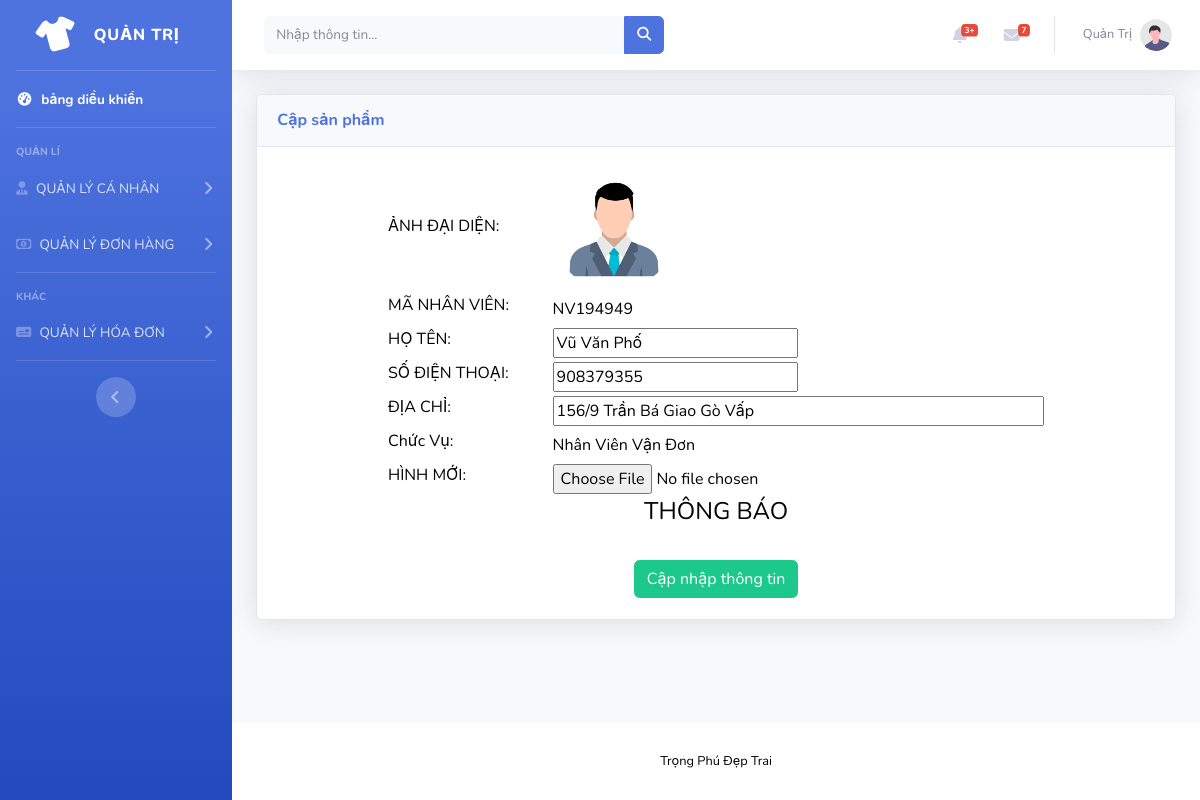
Screenshot of /admin/Update_nhanvien.php (signed in) with the database file from the repository.
### tables this page shows
CREATE TABLE `nhanvienvandon` (
  `MaNV` varchar(255) NOT NULL,
  `TaiKhoan` varchar(255) NOT NULL,
  `HoTen` varchar(255) NOT NULL,
  `SDT` int(10) NOT NULL,
  `DiaChi` varchar(255) NOT NULL,
  `Hinh` varchar(50) NOT NULL
);

CREATE TABLE `phanquyen` (
  `MaQuyen` int(10) NOT NULL,
  `TenQuyen` varchar(50) NOT NULL
);

### admin/class/cls_shop.php (called while the page is built, shortened)
<?php
class SHOP
{
	private function connect()
	{
    $hostname = "localhost";
    $username = "phugacod_phugacod_quanao";
    $password = "/*Phu@143*";
    $dbname = "phugacod_quanao";
		$conn = mysqli_connect($hostname, $username, $password, $dbname);
		if (!$conn) {
			echo "Database connection error" . mysqli_connect_error();
			exit();
		} else {
			mysqli_select_db($conn, $dbname);
			mysqli_set_charset($conn, 'UTF8');
			return $conn;
		}
	}
	public function laycot($sql)
	{
		$link = $this->connect();
		$ketqua = mysqli_query($link, $sql);
		$i = mysqli_num_rows($ketqua);
		$giaitri = '';
		if ($i > 0) {
			while ($row = mysqli_fetch_array($ketqua)) {
				$id = $row[0];
				$giaitri = $id;
			}
		}
		return $giaitri;
	}
}

### admin/Update_nhanvien.php (the view, shortened to what this page needs)
<!DOCTYPE html>
<html lang="en">
    <?php
        include_once('./layout/head.php');
    ?>
    <body id="page-top">
        <div id="wrapper">
            <?php
                include_once('./layout/nav_NV.php')
            ?>
            <div id="content-wrapper" class="d-flex flex-column">
                <div id="content">
                    <?php
                        include_once('./layout/topbar.php')
                    ?>
                    <div class="container-fluid">
                        <div class="card shadow mb-4">
                            <div class="card-header py-3">
                                <h6 class="m-0 font-weight-bold text-primary">Cập sản phẩm</h6>
                            </div>
                            <div class="card-body">
                                <div class="table-responsive d-flex justify-content-center">
                                    <div class=" w-75">
                                        <form action="" method="post" enctype="multipart/form-data" name="form1"
                                            id="form1">
                                            <table class="w-100">
                                                <tbody class="w-100">
                                                    <tr>
                                                        <td class="w-25"><label for="MaNhanVien">ẢNH ĐẠI DIỆN:</label>
                                                        </td>
                                                        <td class="w-75">
                                                            <img src="./img/<?php echo $p->laycot("SELECT Hinh FROM nhanvienvandon WHERE TaiKhoan = '{$_SESSION['TaiKhoan']}'"); ?>"
                                                                alt="Cập nhập ảnh đi" class="rounded-circle w-25">
                                                        </td>
                                                    </tr>
                                                    <tr>
                                                        <td class="w-25"><label for="MaNhanVien">MÃ NHÂN VIÊN:</label>
                                                        </td>
                                                        <td class="w-75">
                                                            <?php echo $p->laycot("SELECT MaNV FROM nhanvienvandon WHERE TaiKhoan = '{$_SESSION['TaiKhoan']}'"); ?>
                                                        </td>
                                                    </tr>
                                                    <tr>
                                                        <td class="w-25"><label for="HoTen">HỌ TÊN:</label>
                                                        </td>
                                                        <td class="w-75">
                                                            <input type="text" name="HoTen" id="HoTen" class="w-50"
                                                                value="<?php echo $p->laycot("SELECT HoTen FROM nhanvienvandon WHERE TaiKhoan = '{$_SESSION['TaiKhoan']}'"); ?>">
                                                        </td>
                                                    </tr>
                                                    <tr>
                                                        <td class="w-25"><label for="SDT">SỐ ĐIỆN THOẠI:</label>
                                                        </td>
                                                        <td class="w-75">
                                                            <input type="text" name="SDT" id="SDT" class="w-50"
                                                                value="<?php echo $p->laycot("SELECT SDT FROM nhanvienvandon WHERE TaiKhoan = '{$_SESSION['TaiKhoan']}'"); ?>">
                                                        </td>
                                                    </tr>
                                                    <tr>
                                                        <td class="w-25"><label for="DiaChi">ĐỊA CHỈ:</label>
                                                        </td>
                                                        <td class="w-75">
                                                            <input type="text" name="DiaChi" id="DiaChi" class="w-100"
                                                                value="<?php echo $p->laycot("SELECT DiaChi FROM nhanvienvandon WHERE TaiKhoan = '{$_SESSION['TaiKhoan']}'"); ?>">
                                                        </td>
                                                    </tr>
                                                    <tr>
                                                        <td class="w-25"><label for="ChucVu">Chức Vụ:</label>
                                                        </td>
                                                        <td class="w-75">
                                                            <?php echo $p->laycot("SELECT TenQuyen FROM phanquyen
                                                            INNER JOIN taikhoan ON phanquyen.MaQuyen = taikhoan.PhanQuyen
                                                            WHERE TaiKhoan = '{$_SESSION['TaiKhoan']}'"); ?>
                                                        </td>
                                                    </tr>
                                                    <tr>
                                                        <td class="w-25"><label for="MoTa">HÌNH MỚI:</label> </td>
                                                        <td>
                                                            <input type="file" name="Hinh" id="Hinh">
                                                        </td>
                                                    </tr>
                                                    <tr>
                                                        <td class="w-100 text-center" colspan="2">
                                                            <h4>THÔNG BÁO</h4> <br>
                                                        </td>
                                                    </tr>
                                                    <tr>
                                                        <td class="w-100 text-center" colspan="2">
                                                            <button class="btn btn-success" type="submit" name="nut"
                                                                id="nut" value="Thêm Danh Mục">Cập nhập thông tin
                                                            </button>
                                                        </td>
                                                    </tr>
                                                </tbody>
                                            </table>
                                        </form>
                                    </div>
                                </div>
                            </div>
                        </div>
                    </div>
                </div>
                <?php
                    include_once('./layout/footer.php');
                ?>
            </div>
        </div>
    </body>
</html>

### rows the page displays
nhanvienvandon: Hinh (picture), MaNV "NV194949", HoTen "Vũ Văn Phố", SDT "908379355", DiaChi "156/9 Trần Bá Giao Gò Vấp"
phanquyen: TenQuyen "Nhân Viên Vận Đơn"
